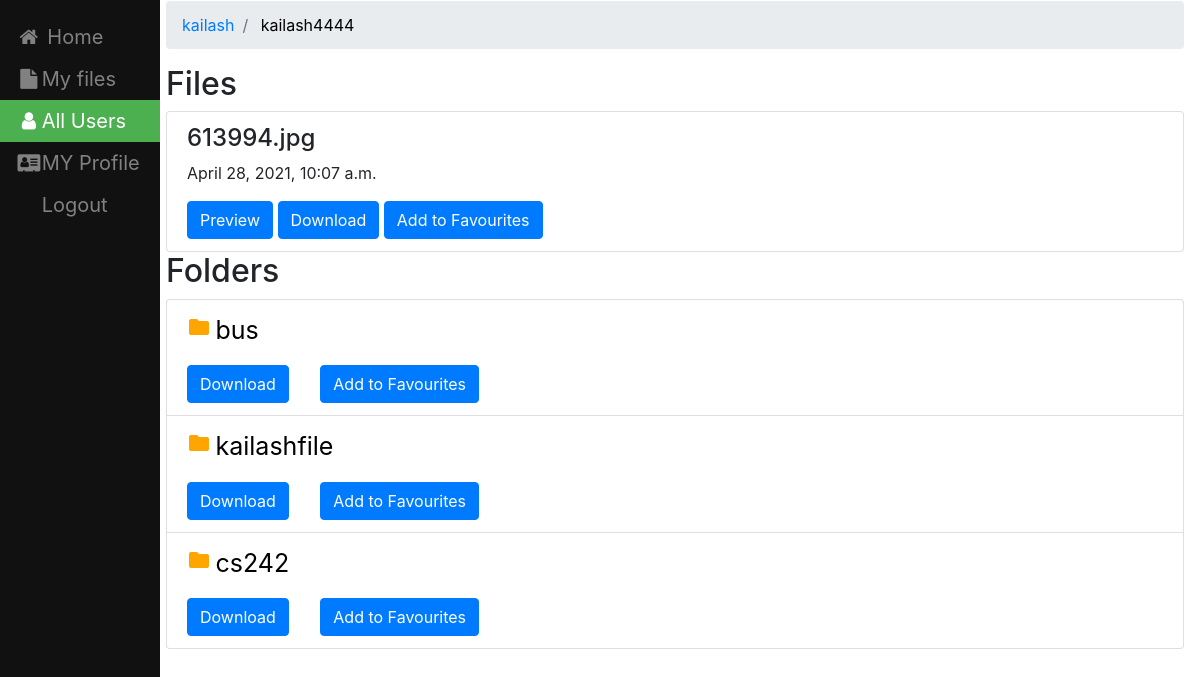
The page /o/1/ (signed in) on the database as committed earlier.
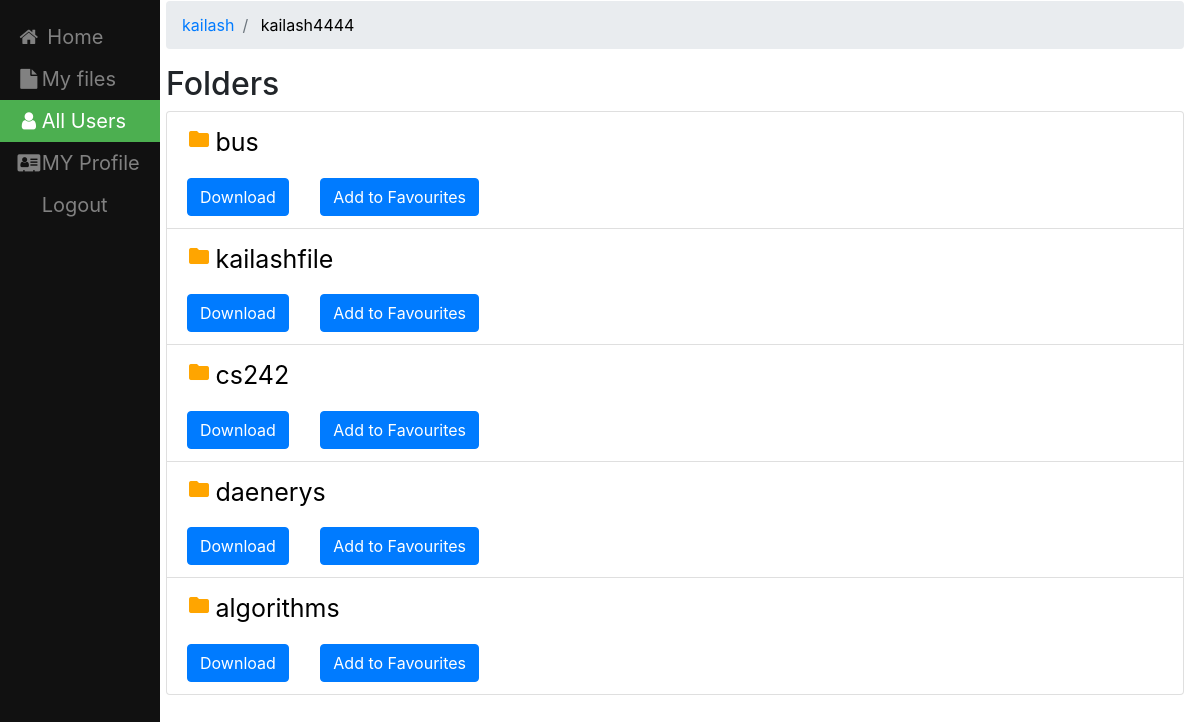
The same page on the database as committed later.
### filesharing/models.py (models this page shows, shortened)
class Folder(models.Model):
    name=models.CharField(max_length=100,null=True,blank=True)
    user=models.ForeignKey(User,on_delete=models.CASCADE, default=None)
    linkedfolder=models.ForeignKey("self",null=True,on_delete=models.CASCADE,blank=True)
    def __str__(self):
        return  self.name

class File(models.Model):
    name = models.CharField(max_length=100,null=True,blank=True)
    file=models.FileField(upload_to=user_directory_path);
    created_on = models.DateTimeField(auto_now_add=True)
    user = models.ForeignKey(User,on_delete=models.CASCADE, default=None)
    folder=models.ForeignKey(Folder,null=True,on_delete=models.CASCADE,blank=True)
    isprivate = models.BooleanField(default=False)

### filesharing/views.py (the view)
# urls.py: path('o/<int:folder_id>/', views.insidefolders, name='detail'),
def insidefolders(request,folder_id):
    f = fav.objects.filter(user=request.user)
    files = f
    fi = set(())
    fold = set(())
    for i in range(len(files)):
        if files[i].sfile:
            fi.add(files[i].sfile.id)
        elif files[i].sfolder:
            fold.add(files[i].sfolder.id)
    folder = get_object_or_404(Folder, pk=folder_id)
    files = folder.file_set.all()
    folders = folder.folder_set.all()
    favfiles = []
    notfavfiles = []
    favfolders = []
    notfavfolders = []
    for i in range(len(files)):
        if files[i].id in fi :
            favfiles.append(files[i])
        else:
             notfavfiles.append(files[i])
    for i in range(len(folders)):
        if folders[i].id in fold:
            favfolders.append(folders[i])
        else:
            notfavfolders.append(folders[i])
    user=folder.user
    temp=folder
    parent_list=[]
    parent_list.append(temp)
    while temp.linkedfolder:
         parent=temp.linkedfolder
         parent_list.append(parent)
         temp=parent
    active_f=parent_list[0]
    parent_list.reverse()
    context = {'folder': folder, 'folders': favfolders,'notfavfolders':notfavfolders, 'files': favfiles,'notfav':notfavfiles, 'folder_id': folder_id, 'parent_list': parent_list,
                'active_folder': active_f,'user':user}
    return render(request, 'filesharing/details.html', context)

### templates/filesharing/details.html (shortened to what this page needs)
{% load static %}
<!DOCTYPE html>
<html lang="en" dir="ltr">
  <head>
    <link rel="stylesheet" type="text/css" href="{%  static "css/styles.css" %}"/>
    <link rel="stylesheet" href="https://cdnjs.cloudflare.com/ajax/libs/font-awesome/4.7.0/css/font-awesome.min.css">
    <link rel="stylesheet" href="https://maxcdn.bootstrapcdn.com/bootstrap/4.0.0/css/bootstrap.min.css">
  </head>
</head>
  <body>
<div class="sidebar">
  <a href="{% url 'filesharing:home1' %}"><i class="fa fa-fw fa-home"></i> Home</a>
  <a   href="{% url 'filesharing:My_Files' %}"><i class="fa fa-fw fa-file"></i>My files</a>
  <a  class="active" href="{% url 'filesharing:allusers' %}"><i class="fa fa-fw fa-user"></i>All Users</a>
  <a href="{% url 'createdprofile' %}"><i class="fa fa-fw fa-address-card"></i>MY Profile</a>
  <a href="{% url 'logout' %}">Logout</a>
</div>
<div class="content">
 <ol class="breadcrumb">
 <li class="breadcrumb-item"> <a href="{% url 'filesharing:allusers' %}"> {{ user.username }} </a> </li>
  {% for parent in parent_list %}
    {% if parent is not active_folder %}
      <li class="breadcrumb-item"> <a href="{% url 'filesharing:detail' parent.id %}"> {{ parent }}</a> </li>
    {% else %}
    <li class="breadcrumb-item active" aria-current="page"><a href="{% url 'filesharing:detail' parent.id %}" style="color:black"> {{ parent }}</a></li>
    {% endif %}
  {% endfor %}
</ol>
  <div class="list-group">
    {%  if notfav or files  %}
  <h2> Files</h2>
  {% endif %}
      {% for file in notfav %}
            <div class="list-group">
                 <div class="list-group-item">
                     <h4 class="list-group-item-text">{{ file.name}}</h4>
                      <p class="list-group-item-text">{{ file.created_on}}</p>
                     <a class="list-group-item-text" href="{{ file.file.url }}" target="_blank"><button type="button" class="btn btn-primary">Preview</button> </a> </td>
                     <a class="list-group-item-text" href="{{ file.file.url }}" target="_blank" download><button type="button" class="btn btn-primary">Download</button></a>
                  <a class="list-group-item-text" href="{% url 'filesharing:starredfile' file.pk %}" ><button type="button" class="btn btn-primary">Add to Favourites</button></a>
                 </div>
            </div>
     {% endfor %}
          </div>
<div class="list-group">
  {%  if notfavfolders or folders  %}
  <h2> Folders</h2>
  {% endif %}
 <div class="list-group">
   {% for f in notfavfolders %}
       <div class="list-group-item">
         <i class="material-icons"  style="color: orange" >
                 </i>
<a style="font-size:25px;color:black" href="{% url 'filesharing:detail' f.id %}" > {{ f }} </a>
       <a class="list-group-item-text" href="{% url 'filesharing:download_folder' f.id %}" target="_blank" download><button type="button" class="btn btn-primary">Download</button></a>&nbsp;&nbsp;&nbsp;&nbsp;&nbsp;&nbsp;
                 <a class="list-group-item-text" href="{% url 'filesharing:starredfolder' f.id %}" ><button type="button" class="btn btn-primary">Add to Favourites</button></a>
        </div>
   {% endfor %}
  </div>
</div>
</div>
  </body>
</html>

Rows that differ between the two databases and show on the page:
removed File: name "613994.jpg", created_on "April 28, 2021, 10:07 a.m."
added Folder: name "daenerys", shown under "Folders"
added Folder: name "algorithms", shown under "Folders"
Other text that changed with them:
text no longer shown: "Files"
